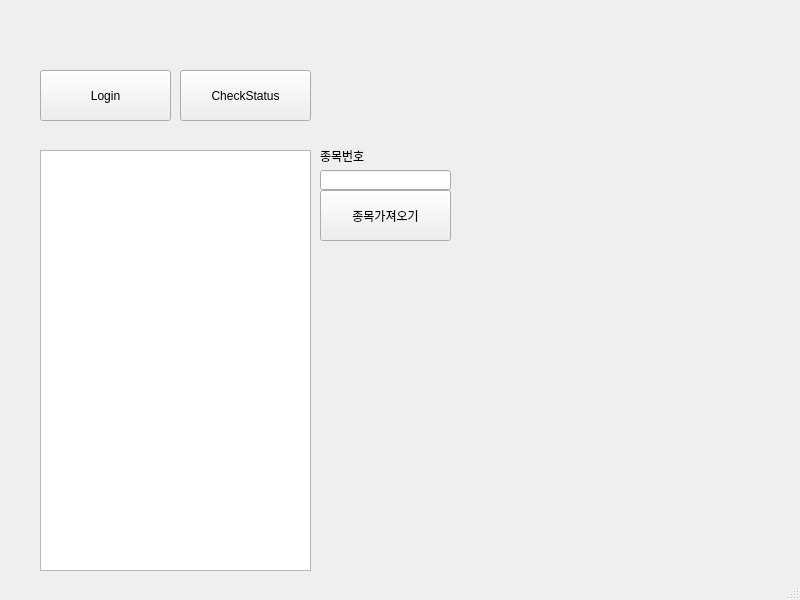
<?xml version="1.0" encoding="UTF-8"?>
<ui version="4.0">
 <class>MainWindow</class>
 <widget class="QMainWindow" name="MainWindow">
  <property name="geometry">
   <rect>
    <x>0</x>
    <y>0</y>
    <width>800</width>
    <height>600</height>
   </rect>
  </property>
  <property name="windowTitle">
   <string>jjTrading</string>
  </property>
  <widget class="QWidget" name="centralwidget">
   <widget class="QPushButton" name="pushButton">
    <property name="geometry">
     <rect>
      <x>40</x>
      <y>70</y>
      <width>131</width>
      <height>51</height>
     </rect>
    </property>
    <property name="text">
     <string>Login</string>
    </property>
   </widget>
   <widget class="QPushButton" name="pushButton_2">
    <property name="geometry">
     <rect>
      <x>180</x>
      <y>70</y>
      <width>131</width>
      <height>51</height>
     </rect>
    </property>
    <property name="text">
     <string>CheckStatus</string>
    </property>
   </widget>
   <widget class="QTextEdit" name="textEdit">
    <property name="geometry">
     <rect>
      <x>40</x>
      <y>150</y>
      <width>271</width>
      <height>421</height>
     </rect>
    </property>
   </widget>
   <widget class="QPushButton" name="pushButton_3">
    <property name="geometry">
     <rect>
      <x>320</x>
      <y>190</y>
      <width>131</width>
      <height>51</height>
     </rect>
    </property>
    <property name="text">
     <string>종목가져오기</string>
    </property>
   </widget>
   <widget class="QLineEdit" name="lineEdit">
    <property name="geometry">
     <rect>
      <x>320</x>
      <y>170</y>
      <width>131</width>
      <height>20</height>
     </rect>
    </property>
   </widget>
   <widget class="QLabel" name="label">
    <property name="geometry">
     <rect>
      <x>320</x>
      <y>150</y>
      <width>56</width>
      <height>12</height>
     </rect>
    </property>
    <property name="text">
     <string>종목번호</string>
    </property>
   </widget>
  </widget>
  <widget class="QMenuBar" name="menubar">
   <property name="geometry">
    <rect>
     <x>0</x>
     <y>0</y>
     <width>800</width>
     <height>21</height>
    </rect>
   </property>
  </widget>
  <widget class="QStatusBar" name="statusbar"/>
 </widget>
 <resources/>
 <connections/>
</ui>
